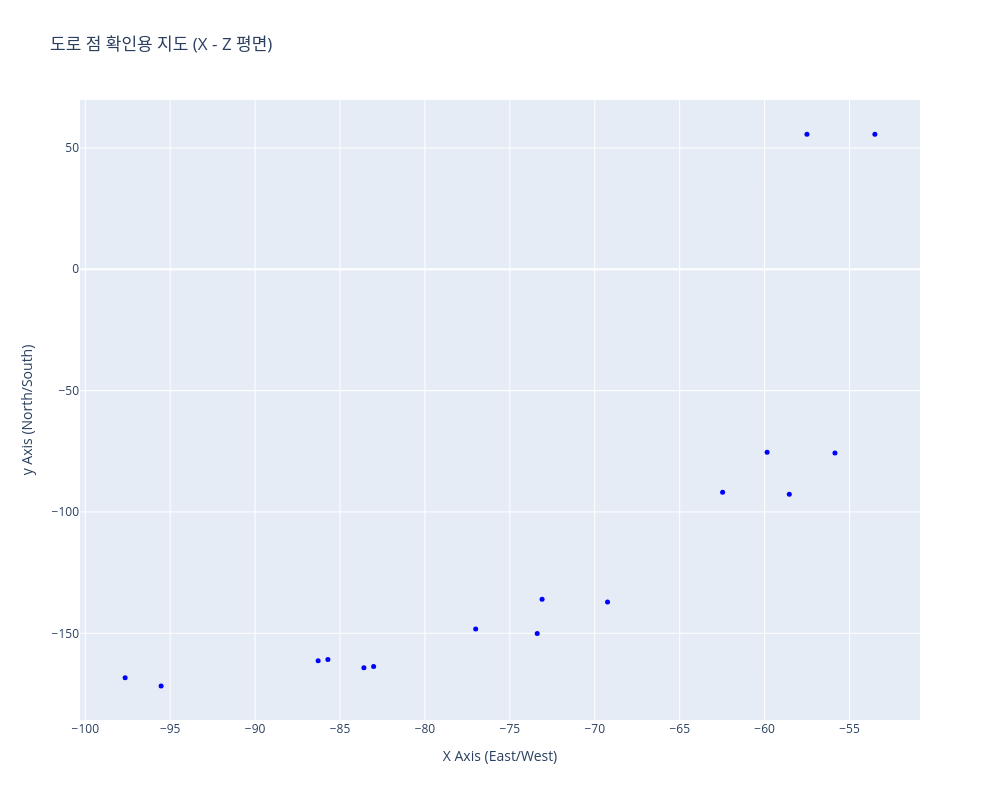

This figure's notebook cell:
### Code cell
x_vals = road_positions[:, 0]
y_vals = road_positions[:, 1] 
indices = list(range(len(road_positions)))

fig = go.Figure()

fig.add_trace(go.Scatter(
    x=x_vals, y=y_vals,
    mode='markers',
    marker=dict(size=5, color='blue'),
    text=indices,
    hovertemplate='<b>Index: %{text}</b><br>X: %{x:.1f}<br>Z: %{y:.1f}<extra></extra>' # 라벨도 Z로 표기
))

fig.update_layout(
    title="도로 점 확인용 지도 (X - Z 평면)",
    xaxis_title="X Axis (East/West)",
    yaxis_title="y Axis (North/South)", # Y축 라벨을 Z축으로 변경
    width=1000, height=800,
    hovermode='closest'
)

fig.show()

### Figure 1 — Plotly figure (JSON) as saved in the notebook; plotly's stock layout.template omitted (floating-point values rounded to 4 significant figures)
{"data": [{"hovertemplate": "<b>Index: %{text}</b><br>X: %{x:.1f}<br>Z: %{y:.1f}<extra></extra>", "marker": {"color": "blue", "size": 5}, "mode": "markers", "text": ["0", "1", "2", "3", "4", "5", "6", "7", "8", "9", "10", "11", "12", "13", "14", "15"], "type": "scatter", "x": [-85.71, -97.65, -95.53, -83.6, -57.51, -59.85, -55.86, -53.51, -62.47, -58.55, -73.1, -69.25, -77.01, -73.39, -86.29, -83.02], "y": [-160.8, -168.3, -171.7, -164.2, 55.7, -75.37, -75.72, 55.63, -91.9, -92.68, -136.0, -137.1, -148.2, -150.0, -161.4, -163.7]}], "layout": {"height": 800, "hovermode": "closest", "title": {"text": "도로 점 확인용 지도 (X - Z 평면)"}, "width": 1000, "xaxis": {"title": {"text": "X Axis (East/West)"}}, "yaxis": {"title": {"text": "y Axis (North/South)"}}}}
